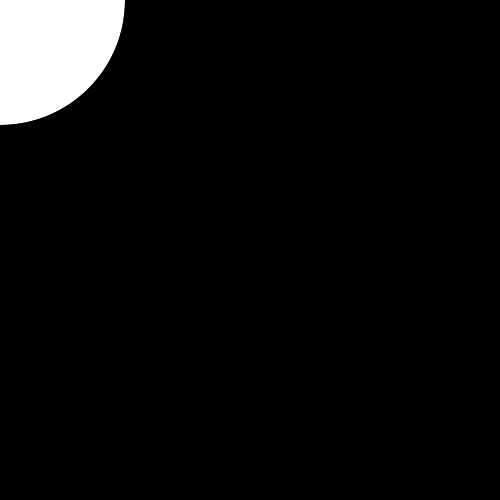
Frame 1 (no input)
Frame 60 (the mouse pressed at the canvas centre just before this capture): blank canvas, image omitted
Frame 120 (the mouse held since frame 60 and released just before this capture): blank canvas, image omitted

The Processing sketch that drew this single still picture (run headless with seeded random() and noise(); from frame 60 on, the mouse is pressed at the canvas centre):

// Processing sketch: processing_41378
// ── processing_41378.pde

float x = 250;
float y = 250;
int a = 0;
void setup(){
  size(500,500);
}

void draw () {
 background(0);
 
 ellipse(mouseX,mouseY ,x,y); 
 fill(255,255,255,a); 
smooth();
 x = x + 100; 
  if (x > 250){
  x = 15;
 
}
}
 void mouseClicked() {
    fill(255,255,255,a);
    a = a + 10;
    
 }
    
